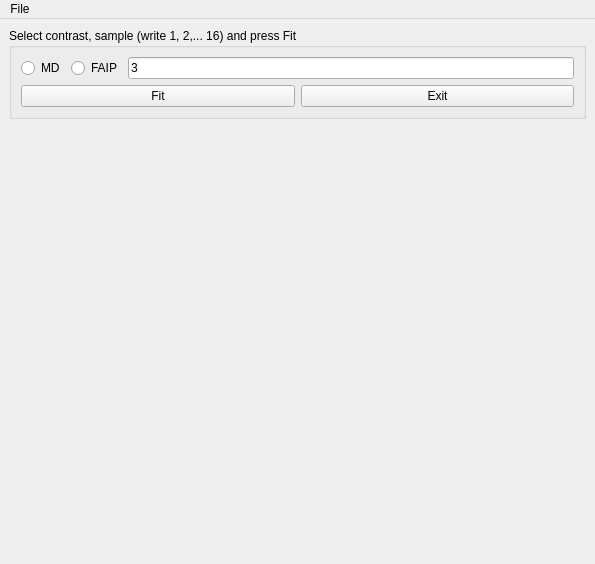
<?xml version="1.0" encoding="UTF-8"?>
<ui version="4.0">
 <class>Main_window</class>
 <widget class="QMainWindow" name="Main_window">
  <property name="geometry">
   <rect>
    <x>0</x>
    <y>0</y>
    <width>595</width>
    <height>564</height>
   </rect>
  </property>
  <property name="minimumSize">
   <size>
    <width>570</width>
    <height>564</height>
   </size>
  </property>
  <property name="maximumSize">
   <size>
    <width>16777215</width>
    <height>564</height>
   </size>
  </property>
  <property name="windowTitle">
   <string>MainWindow</string>
  </property>
  <widget class="QWidget" name="main_widget">
   <layout class="QVBoxLayout" name="verticalLayout_3">
    <item>
     <widget class="QGroupBox" name="expression_group">
      <property name="title">
       <string>Select contrast, sample (write 1, 2,... 16) and press Fit</string>
      </property>
      <layout class="QVBoxLayout" name="verticalLayout">
       <item>
        <layout class="QHBoxLayout" name="horizontalLayout_3">
         <item>
          <widget class="QRadioButton" name="radioButton_MD">
           <property name="text">
            <string>MD</string>
           </property>
           <attribute name="buttonGroup">
            <string notr="true">buttonGroup_2</string>
           </attribute>
          </widget>
         </item>
         <item>
          <widget class="QRadioButton" name="radioButton_FA2D">
           <property name="text">
            <string>FAIP</string>
           </property>
           <attribute name="buttonGroup">
            <string notr="true">buttonGroup_2</string>
           </attribute>
          </widget>
         </item>
         <item>
          <widget class="QLineEdit" name="sample_lineEdit">
           <property name="minimumSize">
            <size>
             <width>396</width>
             <height>21</height>
            </size>
           </property>
           <property name="text">
            <string>3</string>
           </property>
          </widget>
         </item>
        </layout>
       </item>
       <item>
        <layout class="QHBoxLayout" name="horizontalLayout_2">
         <item>
          <widget class="QPushButton" name="fit_button">
           <property name="text">
            <string>Fit</string>
           </property>
          </widget>
         </item>
         <item>
          <widget class="QPushButton" name="button_exit">
           <property name="text">
            <string>Exit</string>
           </property>
          </widget>
         </item>
        </layout>
       </item>
      </layout>
     </widget>
    </item>
    <item>
     <spacer name="verticalSpacer">
      <property name="orientation">
       <enum>Qt::Vertical</enum>
      </property>
      <property name="sizeHint" stdset="0">
       <size>
        <width>20</width>
        <height>40</height>
       </size>
      </property>
     </spacer>
    </item>
   </layout>
  </widget>
  <widget class="QMenuBar" name="menubar">
   <property name="geometry">
    <rect>
     <x>0</x>
     <y>0</y>
     <width>595</width>
     <height>24</height>
    </rect>
   </property>
   <widget class="QMenu" name="menu">
    <property name="title">
     <string>File</string>
    </property>
   </widget>
   <addaction name="menu"/>
  </widget>
  <action name="action_exit">
   <property name="text">
    <string>Exit</string>
   </property>
  </action>
 </widget>
 <resources/>
 <connections/>
 <buttongroups>
  <buttongroup name="buttonGroup_2"/>
 </buttongroups>
</ui>
